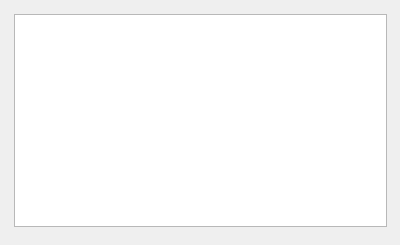
<?xml version="1.0" encoding="UTF-8"?>
<ui version="4.0">
 <class>Dialog</class>
 <widget class="QDialog" name="Dialog">
  <property name="geometry">
   <rect>
    <x>0</x>
    <y>0</y>
    <width>400</width>
    <height>245</height>
   </rect>
  </property>
  <property name="minimumSize">
   <size>
    <width>400</width>
    <height>245</height>
   </size>
  </property>
  <property name="maximumSize">
   <size>
    <width>16777215</width>
    <height>245</height>
   </size>
  </property>
  <property name="windowTitle">
   <string>Prefixes</string>
  </property>
  <widget class="QWidget" name="container_widget" native="true">
   <property name="geometry">
    <rect>
     <x>5</x>
     <y>5</y>
     <width>391</width>
     <height>231</height>
    </rect>
   </property>
   <layout class="QVBoxLayout" name="verticalLayout">
    <property name="spacing">
     <number>6</number>
    </property>
    <property name="leftMargin">
     <number>9</number>
    </property>
    <property name="topMargin">
     <number>9</number>
    </property>
    <property name="rightMargin">
     <number>9</number>
    </property>
    <property name="bottomMargin">
     <number>9</number>
    </property>
    <item>
     <widget class="QTreeWidget" name="prefix_tree">
      <property name="indentation">
       <number>5</number>
      </property>
      <attribute name="headerVisible">
       <bool>false</bool>
      </attribute>
      <column>
       <property name="text">
        <string notr="true">1</string>
       </property>
      </column>
     </widget>
    </item>
   </layout>
  </widget>
 </widget>
 <tabstops>
  <tabstop>prefix_tree</tabstop>
 </tabstops>
 <resources>
  <include location="resources.qrc"/>
 </resources>
 <connections/>
</ui>
